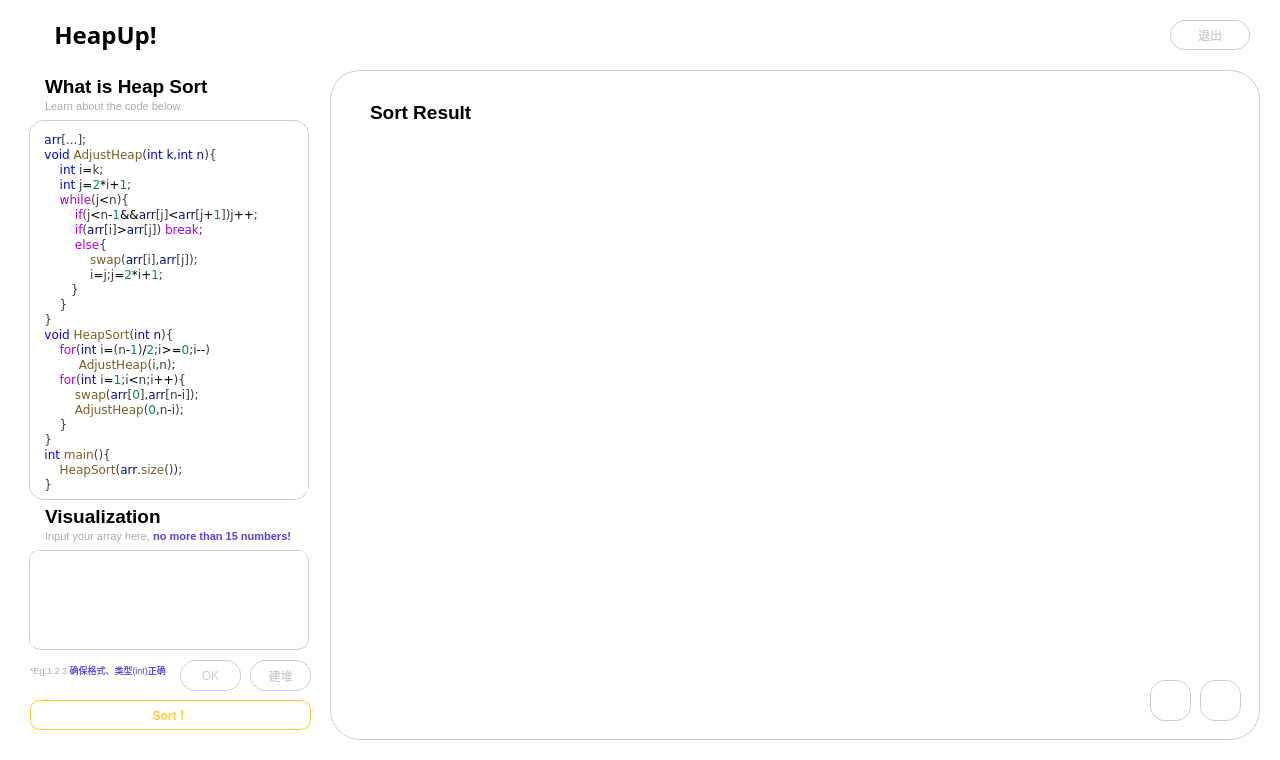
 <widget class="QMainWindow" name="MainWindow">
  <property name="geometry">
   <rect>
    <x>0</x>
    <y>0</y>
    <width>1280</width>
    <height>760</height>
   </rect>
  </property>
  <property name="windowTitle">
   <string>MainWindow</string>
  </property>
  <property name="styleSheet">
   <string notr="true">QWidge{
	background-color: white;
	border:1px solid #cccccc;
}</string>
  </property>
  <widget class="QWidget" name="centralwidget">
   <widget class="QGraphicsView" name="graphicsView">
    <property name="geometry">
     <rect>
      <x>330</x>
      <y>70</y>
      <width>930</width>
      <height>670</height>
     </rect>
    </property>
    <property name="styleSheet">
     <string notr="true">QGraphicsView{
	border:1px solid #cccccc;
	border-radius:30px;
	background-color:white;
}
QGraphicsView:hover{
	border:1px solid #ffcc33;
}
</string>
    </property>
   </widget>
   <widget class="QWidget" name="titlebar" native="true">
    <property name="geometry">
     <rect>
      <x>0</x>
      <y>0</y>
      <width>1280</width>
      <height>760</height>
     </rect>
    </property>
    <property name="styleSheet">
     <string notr="true">border:none;
background-color:white;</string>
    </property>
    <widget class="QPushButton" name="exitButton">
     <property name="geometry">
      <rect>
       <x>1170</x>
       <y>20</y>
       <width>80</width>
       <height>30</height>
      </rect>
     </property>
     <property name="styleSheet">
      <string notr="true">QPushButton#exitButton {
    background-color: white; 
    border: 1px solid #cccccc;
    border-radius: 15px; 
    color: #cccccc; 
    padding: 5px; 
    font-size: 12px; 
}

QPushButton#exitButton:hover {
    background-color: white; 
	color:#ffcc33;
	border-color:#ffcc33;
}

QPushButton#exitButton:pressed {
    background-color: #E6B82E; /* 按钮被按下时的背景色 */
	color:#cccccc;
	border-color:#E6B82E;
}</string>
     </property>
     <property name="text">
      <string>退出</string>
     </property>
    </widget>
    <widget class="QLabel" name="label">
     <property name="geometry">
      <rect>
       <x>20</x>
       <y>0</y>
       <width>171</width>
       <height>71</height>
      </rect>
     </property>
     <property name="font">
      <font>
       <family>Arial Black</family>
       <pointsize>24</pointsize>
       <bold>true</bold>
      </font>
     </property>
     <property name="text">
      <string>&lt;html&gt;&lt;head/&gt;&lt;body&gt;&lt;p align=&quot;center&quot;&gt;&lt;span style=&quot; font-size:18pt; color:#000000;&quot;&gt;HeapUp!&lt;/span&gt;&lt;/p&gt;&lt;/body&gt;&lt;/html&gt;</string>
     </property>
    </widget>
    <widget class="QPushButton" name="profileButton">
     <property name="geometry">
      <rect>
       <x>20</x>
       <y>20</y>
       <width>30</width>
       <height>30</height>
      </rect>
     </property>
     <property name="styleSheet">
      <string notr="true">QPushButton{
background-color:transparent;
border:none;
icon:url(&quot;:/icon/icon/icon_more_normal.png&quot;);
icon-size:20px 20px;
}
QPushButton:hover{
icon:url(&quot;:/icon/icon/icon_more_pressed.png&quot;);
icon-size:20px 20px;
}
QPushButton:pressed{
icon:url(&quot;:/icon/icon/icon_more_pressed.png&quot;);
icon-size:20px 20px;
}</string>
     </property>
     <property name="text">
      <string/>
     </property>
    </widget>
   </widget>
   <widget class="QFrame" name="frame">
    <property name="geometry">
     <rect>
      <x>0</x>
      <y>70</y>
      <width>330</width>
      <height>690</height>
     </rect>
    </property>
    <property name="styleSheet">
     <string notr="true">border:none;
background-color:white;</string>
    </property>
    <property name="frameShape">
     <enum>QFrame::Shape::StyledPanel</enum>
    </property>
    <property name="frameShadow">
     <enum>QFrame::Shadow::Raised</enum>
    </property>
    <widget class="QPlainTextEdit" name="input">
     <property name="geometry">
      <rect>
       <x>29</x>
       <y>480</y>
       <width>280</width>
       <height>100</height>
      </rect>
     </property>
     <property name="styleSheet">
      <string notr="true">QPlainTextEdit{
	border-radius:10px;
	border: 1px groove #cccccc;
	color:black;
	background-color:white;
	padding-left:5px;
	padding-right:5px;
	font:&quot;华文中宋&quot;;
}
QPlainTextEdit:focus{
	border:1px groove #ffcc33;
}
QPlainTextEdit:hover{
	border:1px groove #ffcc33;
	background-color:white;
}</string>
     </property>
    </widget>
    <widget class="QLabel" name="label_4">
     <property name="geometry">
      <rect>
       <x>29</x>
       <y>50</y>
       <width>280</width>
       <height>380</height>
      </rect>
     </property>
     <property name="styleSheet">
      <string notr="true">QLabel{
	border:1px solid #cccccc;
	border-radius:15px;
}
QLabel:hover{
	border:1px solid #ffcc33;
}

</string>
     </property>
     <property name="text">
      <string>&lt;html&gt;&lt;head/&gt;&lt;body&gt;&lt;pre style=&quot; margin-top:0px; margin-bottom:0px; margin-left:0px; margin-right:0px; -qt-block-indent:0; text-indent:0px; line-height:19px; background-color:#ffffff;&quot;&gt;&lt;span style=&quot; font-family:'Consolas','Courier New','monospace'; color:#001080;&quot;&gt;   arr&lt;/span&gt;&lt;span style=&quot; font-family:'Consolas','Courier New','monospace'; color:#3b3b3b;&quot;&gt;[...];&lt;/span&gt;&lt;/pre&gt;&lt;pre style=&quot; margin-top:0px; margin-bottom:0px; margin-left:0px; margin-right:0px; -qt-block-indent:0; text-indent:0px; background-color:#ffffff;&quot;&gt;&lt;span style=&quot; font-family:'Consolas','Courier New','monospace'; color:#0000ff;&quot;&gt;   void &lt;/span&gt;&lt;span style=&quot; font-family:'Consolas','Courier New','monospace'; color:#795e26;&quot;&gt;AdjustHeap&lt;/span&gt;&lt;span style=&quot; font-family:'Consolas','Courier New','monospace'; color:#3b3b3b;&quot;&gt;(&lt;/span&gt;&lt;span style=&quot; font-family:'Consolas','Courier New','monospace'; color:#0000ff;&quot;&gt;int &lt;/span&gt;&lt;span style=&quot; font-family:'Consolas','Courier New','monospace'; color:#001080;&quot;&gt;k&lt;/span&gt;&lt;span style=&quot; font-family:'Consolas','Courier New','monospace'; color:#3b3b3b;&quot;&gt;,&lt;/span&gt;&lt;span style=&quot; font-family:'Consolas','Courier New','monospace'; color:#0000ff;&quot;&gt;int &lt;/span&gt;&lt;span style=&quot; font-family:'Consolas','Courier New','monospace'; color:#001080;&quot;&gt;n&lt;/span&gt;&lt;span style=&quot; font-family:'Consolas','Courier New','monospace'; color:#3b3b3b;&quot;&gt;){&lt;/span&gt;&lt;/pre&gt;&lt;pre style=&quot; margin-top:0px; margin-bottom:0px; margin-left:0px; margin-right:0px; -qt-block-indent:0; text-indent:0px; background-color:#ffffff;&quot;&gt;&lt;span style=&quot; font-family:'Consolas','Courier New','monospace'; color:#0000ff;&quot;&gt;       int&lt;/span&gt;&lt;span style=&quot; font-family:'Consolas','Courier New','monospace'; color:#3b3b3b;&quot;&gt; i&lt;/span&gt;&lt;span style=&quot; font-family:'Consolas','Courier New','monospace'; color:#000000;&quot;&gt;=&lt;/span&gt;&lt;span style=&quot; font-family:'Consolas','Courier New','monospace'; color:#3b3b3b;&quot;&gt;k;&lt;/span&gt;&lt;/pre&gt;&lt;pre style=&quot; margin-top:0px; margin-bottom:0px; margin-left:0px; margin-right:0px; -qt-block-indent:0; text-indent:0px; background-color:#ffffff;&quot;&gt;&lt;span style=&quot; font-family:'Consolas','Courier New','monospace'; color:#0000ff;&quot;&gt;       int&lt;/span&gt;&lt;span style=&quot; font-family:'Consolas','Courier New','monospace'; color:#3b3b3b;&quot;&gt; j&lt;/span&gt;&lt;span style=&quot; font-family:'Consolas','Courier New','monospace'; color:#000000;&quot;&gt;=&lt;/span&gt;&lt;span style=&quot; font-family:'Consolas','Courier New','monospace'; color:#098658;&quot;&gt;2&lt;/span&gt;&lt;span style=&quot; font-family:'Consolas','Courier New','monospace'; color:#000000;&quot;&gt;*&lt;/span&gt;&lt;span style=&quot; font-family:'Consolas','Courier New','monospace'; color:#3b3b3b;&quot;&gt;i&lt;/span&gt;&lt;span style=&quot; font-family:'Consolas','Courier New','monospace'; color:#000000;&quot;&gt;+&lt;/span&gt;&lt;span style=&quot; font-family:'Consolas','Courier New','monospace'; color:#098658;&quot;&gt;1&lt;/span&gt;&lt;span style=&quot; font-family:'Consolas','Courier New','monospace'; color:#3b3b3b;&quot;&gt;;&lt;/span&gt;&lt;/pre&gt;&lt;pre style=&quot; margin-top:0px; margin-bottom:0px; margin-left:0px; margin-right:0px; -qt-block-indent:0; text-indent:0px; background-color:#ffffff;&quot;&gt;&lt;span style=&quot; font-family:'Consolas','Courier New','monospace'; color:#af00db;&quot;&gt;       while&lt;/span&gt;&lt;span style=&quot; font-family:'Consolas','Courier New','monospace'; color:#3b3b3b;&quot;&gt;(j&lt;/span&gt;&lt;span style=&quot; font-family:'Consolas','Courier New','monospace'; color:#000000;&quot;&gt;&amp;lt;&lt;/span&gt;&lt;span style=&quot; font-family:'Consolas','Courier New','monospace'; color:#3b3b3b;&quot;&gt;n){&lt;/span&gt;&lt;/pre&gt;&lt;pre style=&quot; margin-top:0px; margin-bottom:0px; margin-left:0px; margin-right:0px; -qt-block-indent:0; text-indent:0px; background-color:#ffffff;&quot;&gt;&lt;span style=&quot; font-family:'Consolas','Courier New','monospace'; color:#af00db;&quot;&gt;           if&lt;/span&gt;&lt;span style=&quot; font-family:'Consolas','Courier New','monospace'; color:#3b3b3b;&quot;&gt;(j&lt;/span&gt;&lt;span style=&quot; font-family:'Consolas','Courier New','monospace'; color:#000000;&quot;&gt;&amp;lt;&lt;/span&gt;&lt;span style=&quot; font-family:'Consolas','Courier New','monospace'; color:#3b3b3b;&quot;&gt;n&lt;/span&gt;&lt;span style=&quot; font-family:'Consolas','Courier New','monospace'; color:#000000;&quot;&gt;-&lt;/span&gt;&lt;span style=&quot; font-family:'Consolas','Courier New','monospace'; color:#098658;&quot;&gt;1&lt;/span&gt;&lt;span style=&quot; font-family:'Consolas','Courier New','monospace'; color:#000000;&quot;&gt;&amp;amp;&amp;amp;&lt;/span&gt;&lt;span style=&quot; font-family:'Consolas','Courier New','monospace'; color:#001080;&quot;&gt;arr&lt;/span&gt;&lt;span style=&quot; font-family:'Consolas','Courier New','monospace'; color:#3b3b3b;&quot;&gt;[j]&lt;/span&gt;&lt;span style=&quot; font-family:'Consolas','Courier New','monospace'; color:#000000;&quot;&gt;&amp;lt;&lt;/span&gt;&lt;span style=&quot; font-family:'Consolas','Courier New','monospace'; color:#001080;&quot;&gt;arr&lt;/span&gt;&lt;span style=&quot; font-family:'Consolas','Courier New','monospace'; color:#3b3b3b;&quot;&gt;[j&lt;/span&gt;&lt;span style=&quot; font-family:'Consolas','Courier New','monospace'; color:#000000;&quot;&gt;+&lt;/span&gt;&lt;span style=&quot; font-family:'Consolas','Courier New','monospace'; color:#098658;&quot;&gt;1&lt;/span&gt;&lt;span style=&quot; font-family:'Consolas','Courier New','monospace'; color:#3b3b3b;&quot;&gt;])j&lt;/span&gt;&lt;span style=&quot; font-family:'Consolas','Courier New','monospace'; color:#000000;&quot;&gt;++&lt;/span&gt;&lt;span style=&quot; font-family:'Consolas','Courier New','monospace'; color:#3b3b3b;&quot;&gt;;&lt;/span&gt;&lt;/pre&gt;&lt;pre style=&quot; margin-top:0px; margin-bottom:0px; margin-left:0px; margin-right:0px; -qt-block-indent:0; text-indent:0px; background-color:#ffffff;&quot;&gt;&lt;span style=&quot; font-family:'Consolas','Courier New','monospace'; color:#af00db;&quot;&gt;           if&lt;/span&gt;&lt;span style=&quot; font-family:'Consolas','Courier New','monospace'; color:#3b3b3b;&quot;&gt;(&lt;/span&gt;&lt;span style=&quot; font-family:'Consolas','Courier New','monospace'; color:#001080;&quot;&gt;arr&lt;/span&gt;&lt;span style=&quot; font-family:'Consolas','Courier New','monospace'; color:#3b3b3b;&quot;&gt;[i]&lt;/span&gt;&lt;span style=&quot; font-family:'Consolas','Courier New','monospace'; color:#000000;&quot;&gt;&amp;gt;&lt;/span&gt;&lt;span style=&quot; font-family:'Consolas','Courier New','monospace'; color:#001080;&quot;&gt;arr&lt;/span&gt;&lt;span style=&quot; font-family:'Consolas','Courier New','monospace'; color:#3b3b3b;&quot;&gt;[j]) &lt;/span&gt;&lt;span style=&quot; font-family:'Consolas','Courier New','monospace'; color:#af00db;&quot;&gt;break&lt;/span&gt;&lt;span style=&quot; font-family:'Consolas','Courier New','monospace'; color:#3b3b3b;&quot;&gt;;&lt;/span&gt;&lt;/pre&gt;&lt;pre style=&quot; margin-top:0px; margin-bottom:0px; margin-left:0px; margin-right:0px; -qt-block-indent:0; text-indent:0px; background-color:#ffffff;&quot;&gt;&lt;span style=&quot; font-family:'Consolas','Courier New','monospace'; color:#af00db;&quot;&gt;           else&lt;/span&gt;&lt;span style=&quot; font-family:'Consolas','Courier New','monospace'; color:#3b3b3b;&quot;&gt;{&lt;/span&gt;&lt;/pre&gt;&lt;pre style=&quot; margin-top:0px; margin-bottom:0px; margin-left:0px; margin-right:0px; -qt-block-indent:0; text-indent:0px; background-color:#ffffff;&quot;&gt;&lt;span style=&quot; font-family:'Consolas','Courier New','monospace'; color:#795e26;&quot;&gt;               swap&lt;/span&gt;&lt;span style=&quot; font-family:'Consolas','Courier New','monospace'; color:#3b3b3b;&quot;&gt;(&lt;/span&gt;&lt;span style=&quot; font-family:'Consolas','Courier New','monospace'; color:#001080;&quot;&gt;arr&lt;/span&gt;&lt;span style=&quot; font-family:'Consolas','Courier New','monospace'; color:#3b3b3b;&quot;&gt;[i],&lt;/span&gt;&lt;span style=&quot; font-family:'Consolas','Courier New','monospace'; color:#001080;&quot;&gt;arr&lt;/span&gt;&lt;span style=&quot; font-family:'Consolas','Courier New','monospace'; color:#3b3b3b;&quot;&gt;[j]);&lt;/span&gt;&lt;/pre&gt;&lt;pre style=&quot; margin-top:0px; margin-bottom:0px; margin-left:0px; margin-right:0px; -qt-block-indent:0; text-indent:0px; background-color:#ffffff;&quot;&gt;&lt;span style=&quot; font-family:'Consolas','Courier New','monospace'; color:#3b3b3b;&quot;&gt;               i&lt;/span&gt;&lt;span style=&quot; font-family:'Consolas','Courier New','monospace'; color:#000000;&quot;&gt;=&lt;/span&gt;&lt;span style=&quot; font-family:'Consolas','Courier New','monospace'; color:#3b3b3b;&quot;&gt;j;j&lt;/span&gt;&lt;span style=&quot; font-family:'Consolas','Courier New','monospace'; color:#000000;&quot;&gt;=&lt;/span&gt;&lt;span style=&quot; font-family:'Consolas','Courier New','monospace'; color:#098658;&quot;&gt;2&lt;/span&gt;&lt;span style=&quot; font-family:'Consolas','Courier New','monospace'; color:#000000;&quot;&gt;*&lt;/span&gt;&lt;span style=&quot; font-family:'Consolas','Courier New','monospace'; color:#3b3b3b;&quot;&gt;i&lt;/span&gt;&lt;span style=&quot; font-family:'Consolas','Courier New','monospace'; color:#000000;&quot;&gt;+&lt;/span&gt;&lt;span style=&quot; font-family:'Consolas','Courier New','monospace'; color:#098658;&quot;&gt;1&lt;/span&gt;&lt;span style=&quot; font-family:'Consolas','Courier New','monospace'; color:#3b3b3b;&quot;&gt;;&lt;/span&gt;&lt;/pre&gt;&lt;pre style=&quot; margin-top:0px; margin-bottom:0px; margin-left:0px; margin-right:0px; -qt-block-indent:0; text-indent:0px; background-color:#ffffff;&quot;&gt;&lt;span style=&quot; font-family:'Consolas','Courier New','monospace'; color:#3b3b3b;&quot;&gt;          }&lt;/span&gt;&lt;/pre&gt;&lt;pre style=&quot; margin-top:0px; margin-bottom:0px; margin-left:0px; margin-right:0px; -qt-block-indent:0; text-indent:0px; background-color:#ffffff;&quot;&gt;&lt;span style=&quot; font-family:'Consolas','Courier New','monospace'; color:#3b3b3b;&quot;&gt;       }&lt;/span&gt;&lt;/pre&gt;&lt;pre style=&quot; margin-top:0px; margin-bottom:0px; margin-left:0px; margin-right:0px; -qt-block-indent:0; text-indent:0px; background-color:#ffffff;&quot;&gt;&lt;span style=&quot; font-family:'Consolas','Courier New','monospace'; color:#3b3b3b;&quot;&gt;   }&lt;/span&gt;&lt;/pre&gt;&lt;pre style=&quot; margin-top:0px; margin-bottom:0px; margin-left:0px; margin-right:0px; -qt-block-indent:0; text-indent:0px; background-color:#ffffff;&quot;&gt;&lt;span style=&quot; font-family:'Consolas','Courier New','monospace'; color:#0000ff;&quot;&gt;   void &lt;/span&gt;&lt;span style=&quot; font-family:'Consolas','Courier New','monospace'; color:#795e26;&quot;&gt;HeapSort&lt;/span&gt;&lt;span style=&quot; font-family:'Consolas','Courier New','monospace'; color:#3b3b3b;&quot;&gt;(&lt;/span&gt;&lt;span style=&quot; font-family:'Consolas','Courier New','monospace'; color:#0000ff;&quot;&gt;int &lt;/span&gt;&lt;span style=&quot; font-family:'Consolas','Courier New','monospace'; color:#001080;&quot;&gt;n&lt;/span&gt;&lt;span style=&quot; font-family:'Consolas','Courier New','monospace'; color:#3b3b3b;&quot;&gt;){&lt;/span&gt;&lt;/pre&gt;&lt;pre style=&quot; margin-top:0px; margin-bottom:0px; margin-left:0px; margin-right:0px; -qt-block-indent:0; text-indent:0px; background-color:#ffffff;&quot;&gt;&lt;span style=&quot; font-family:'Consolas','Courier New','monospace'; color:#af00db;&quot;&gt;       for&lt;/span&gt;&lt;span style=&quot; font-family:'Consolas','Courier New','monospace'; color:#3b3b3b;&quot;&gt;(&lt;/span&gt;&lt;span style=&quot; font-family:'Consolas','Courier New','monospace'; color:#0000ff;&quot;&gt;int&lt;/span&gt;&lt;span style=&quot; font-family:'Consolas','Courier New','monospace'; color:#3b3b3b;&quot;&gt; i&lt;/span&gt;&lt;span style=&quot; font-family:'Consolas','Courier New','monospace'; color:#000000;&quot;&gt;=&lt;/span&gt;&lt;span style=&quot; font-family:'Consolas','Courier New','monospace'; color:#3b3b3b;&quot;&gt;(n&lt;/span&gt;&lt;span style=&quot; font-family:'Consolas','Courier New','monospace'; color:#000000;&quot;&gt;-&lt;/span&gt;&lt;span style=&quot; font-family:'Consolas','Courier New','monospace'; color:#098658;&quot;&gt;1&lt;/span&gt;&lt;span style=&quot; font-family:'Consolas','Courier New','monospace'; color:#3b3b3b;&quot;&gt;)&lt;/span&gt;&lt;span style=&quot; font-family:'Consolas','Courier New','monospace'; color:#000000;&quot;&gt;/&lt;/span&gt;&lt;span style=&quot; font-family:'Consolas','Courier New','monospace'; color:#098658;&quot;&gt;2&lt;/span&gt;&lt;span style=&quot; font-family:'Consolas','Courier New','monospace'; color:#3b3b3b;&quot;&gt;;i&lt;/span&gt;&lt;span style=&quot; font-family:'Consolas','Courier New','monospace'; color:#000000;&quot;&gt;&amp;gt;=&lt;/span&gt;&lt;span style=&quot; font-family:'Consolas','Courier New','monospace'; color:#098658;&quot;&gt;0&lt;/span&gt;&lt;span style=&quot; font-family:'Consolas','Courier New','monospace'; color:#3b3b3b;&quot;&gt;;i&lt;/span&gt;&lt;span style=&quot; font-family:'Consolas','Courier New','monospace'; color:#000000;&quot;&gt;--&lt;/span&gt;&lt;span style=&quot; font-family:'Consolas','Courier New','monospace'; color:#3b3b3b;&quot;&gt;)&lt;/span&gt;&lt;/pre&gt;&lt;pre style=&quot; margin-top:0px; margin-bottom:0px; margin-left:0px; margin-right:0px; -qt-block-indent:0; text-indent:0px; background-color:#ffffff;&quot;&gt;&lt;span style=&quot; font-family:'Consolas','Courier New','monospace'; color:#795e26;&quot;&gt;            AdjustHeap&lt;/span&gt;&lt;span style=&quot; font-family:'Consolas','Courier New','monospace'; color:#3b3b3b;&quot;&gt;(i,n);&lt;/span&gt;&lt;/pre&gt;&lt;pre style=&quot; margin-top:0px; margin-bottom:0px; margin-left:0px; margin-right:0px; -qt-block-indent:0; text-indent:0px; background-color:#ffffff;&quot;&gt;&lt;span style=&quot; font-family:'Consolas','Courier New','monospace'; color:#af00db;&quot;&gt;       for&lt;/span&gt;&lt;span style=&quot; font-family:'Consolas','Courier New','monospace'; color:#3b3b3b;&quot;&gt;(&lt;/span&gt;&lt;span style=&quot; font-family:'Consolas','Courier New','monospace'; color:#0000ff;&quot;&gt;int&lt;/span&gt;&lt;span style=&quot; font-family:'Consolas','Courier New','monospace'; color:#3b3b3b;&quot;&gt; i&lt;/span&gt;&lt;span style=&quot; font-family:'Consolas','Courier New','monospace'; color:#000000;&quot;&gt;=&lt;/span&gt;&lt;span style=&quot; font-family:'Consolas','Courier New','monospace'; color:#098658;&quot;&gt;1&lt;/span&gt;&lt;span style=&quot; font-family:'Consolas','Courier New','monospace'; color:#3b3b3b;&quot;&gt;;i&lt;/span&gt;&lt;span style=&quot; font-family:'Consolas','Courier New','monospace'; color:#000000;&quot;&gt;&amp;lt;&lt;/span&gt;&lt;span style=&quot; font-family:'Consolas','Courier New','monospace'; color:#3b3b3b;&quot;&gt;n;i&lt;/span&gt;&lt;span style=&quot; font-family:'Consolas','Courier New','monospace'; color:#000000;&quot;&gt;++&lt;/span&gt;&lt;span style=&quot; font-family:'Consolas','Courier New','monospace'; color:#3b3b3b;&quot;&gt;){&lt;/span&gt;&lt;/pre&gt;&lt;pre style=&quot; margin-top:0px; margin-bottom:0px; margin-left:0px; margin-right:0px; -qt-block-indent:0; text-indent:0px; background-color:#ffffff;&quot;&gt;&lt;span style=&quot; font-family:'Consolas','Courier New','monospace'; color:#795e26;&quot;&gt;           swap&lt;/span&gt;&lt;span style=&quot; font-family:'Consolas','Courier New','monospace'; color:#3b3b3b;&quot;&gt;(&lt;/span&gt;&lt;span style=&quot; font-family:'Consolas','Courier New','monospace'; color:#001080;&quot;&gt;arr&lt;/span&gt;&lt;span style=&quot; font-family:'Consolas','Courier New','monospace'; color:#3b3b3b;&quot;&gt;[&lt;/span&gt;&lt;span style=&quot; font-family:'Consolas','Courier New','monospace'; color:#098658;&quot;&gt;0&lt;/span&gt;&lt;span style=&quot; font-family:'Consolas','Courier New','monospace'; color:#3b3b3b;&quot;&gt;],&lt;/span&gt;&lt;span style=&quot; font-family:'Consolas','Courier New','monospace'; color:#001080;&quot;&gt;arr&lt;/span&gt;&lt;span style=&quot; font-family:'Consolas','Courier New','monospace'; color:#3b3b3b;&quot;&gt;[n&lt;/span&gt;&lt;span style=&quot; font-family:'Consolas','Courier New','monospace'; color:#000000;&quot;&gt;-&lt;/span&gt;&lt;span style=&quot; font-family:'Consolas','Courier New','monospace'; color:#3b3b3b;&quot;&gt;i]);&lt;/span&gt;&lt;/pre&gt;&lt;pre style=&quot; margin-top:0px; margin-bottom:0px; margin-left:0px; margin-right:0px; -qt-block-indent:0; text-indent:0px; background-color:#ffffff;&quot;&gt;&lt;span style=&quot; font-family:'Consolas','Courier New','monospace'; color:#795e26;&quot;&gt;           AdjustHeap&lt;/span&gt;&lt;span style=&quot; font-family:'Consolas','Courier New','monospace'; color:#3b3b3b;&quot;&gt;(&lt;/span&gt;&lt;span style=&quot; font-family:'Consolas','Courier New','monospace'; color:#098658;&quot;&gt;0&lt;/span&gt;&lt;span style=&quot; font-family:'Consolas','Courier New','monospace'; color:#3b3b3b;&quot;&gt;,n&lt;/span&gt;&lt;span style=&quot; font-family:'Consolas','Courier New','monospace'; color:#000000;&quot;&gt;-&lt;/span&gt;&lt;span style=&quot; font-family:'Consolas','Courier New','monospace'; color:#3b3b3b;&quot;&gt;i);&lt;/span&gt;&lt;/pre&gt;&lt;pre style=&quot; margin-top:0px; margin-bottom:0px; margin-left:0px; margin-right:0px; -qt-block-indent:0; text-indent:0px; background-color:#ffffff;&quot;&gt;&lt;span style=&quot; font-family:'Consolas','Courier New','monospace'; color:#3b3b3b;&quot;&gt;       }&lt;/span&gt;&lt;/pre&gt;&lt;pre style=&quot; margin-top:0px; margin-bottom:0px; margin-left:0px; margin-right:0px; -qt-block-indent:0; text-indent:0px; background-color:#ffffff;&quot;&gt;&lt;span style=&quot; font-family:'Consolas','Courier New','monospace'; color:#3b3b3b;&quot;&gt;   }&lt;/span&gt;&lt;/pre&gt;&lt;pre style=&quot; margin-top:0px; margin-bottom:0px; margin-left:0px; margin-right:0px; -qt-block-indent:0; text-indent:0px; background-color:#ffffff;&quot;&gt;&lt;span style=&quot; font-family:'Consolas','Courier New','monospace'; color:#0000ff;&quot;&gt;   int &lt;/span&gt;&lt;span style=&quot; font-family:'Consolas','Courier New','monospace'; color:#795e26;&quot;&gt;main&lt;/span&gt;&lt;span style=&quot; font-family:'Consolas','Courier New','monospace'; color:#3b3b3b;&quot;&gt;(){&lt;/span&gt;&lt;/pre&gt;&lt;pre style=&quot; margin-top:0px; margin-bottom:0px; margin-left:0px; margin-right:0px; -qt-block-indent:0; text-indent:0px; background-color:#ffffff;&quot;&gt;&lt;span style=&quot; font-family:'Consolas','Courier New','monospace'; color:#795e26;&quot;&gt;       HeapSort&lt;/span&gt;&lt;span style=&quot; font-family:'Consolas','Courier New','monospace'; color:#3b3b3b;&quot;&gt;(&lt;/span&gt;&lt;span style=&quot; font-family:'Consolas','Courier New','monospace'; color:#001080;&quot;&gt;arr&lt;/span&gt;&lt;span style=&quot; font-family:'Consolas','Courier New','monospace'; color:#3b3b3b;&quot;&gt;.&lt;/span&gt;&lt;span style=&quot; font-family:'Consolas','Courier New','monospace'; color:#795e26;&quot;&gt;size&lt;/span&gt;&lt;span style=&quot; font-family:'Consolas','Courier New','monospace'; color:#3b3b3b;&quot;&gt;());&lt;/span&gt;&lt;/pre&gt;&lt;pre style=&quot; margin-top:0px; margin-bottom:0px; margin-left:0px; margin-right:0px; -qt-block-indent:0; text-indent:0px; background-color:#ffffff;&quot;&gt;&lt;span style=&quot; font-family:'Consolas','Courier New','monospace'; color:#3b3b3b;&quot;&gt;   }&lt;/span&gt;&lt;/pre&gt;&lt;/body&gt;&lt;/html&gt;</string>
     </property>
    </widget>
    <widget class="QLabel" name="label_2">
     <property name="geometry">
      <rect>
       <x>30</x>
       <y>0</y>
       <width>21</width>
       <height>40</height>
      </rect>
     </property>
     <property name="styleSheet">
      <string notr="true">background:transparent;</string>
     </property>
     <property name="text">
      <string>&lt;html&gt;&lt;head/&gt;&lt;body&gt;&lt;p&gt;&lt;img src=&quot;:/icon/icon/icon_title.png&quot;/&gt;&lt;/p&gt;&lt;/body&gt;&lt;/html&gt;</string>
     </property>
    </widget>
    <widget class="QLabel" name="label_3">
     <property name="geometry">
      <rect>
       <x>45</x>
       <y>4</y>
       <width>231</width>
       <height>25</height>
      </rect>
     </property>
     <property name="text">
      <string>&lt;html&gt;&lt;head/&gt;&lt;body&gt;&lt;p&gt;&lt;span style=&quot; font-size:14pt; font-weight:700;&quot;&gt;What is Heap Sort&lt;/span&gt;&lt;/p&gt;&lt;/body&gt;&lt;/html&gt;</string>
     </property>
    </widget>
    <widget class="QLabel" name="label_5">
     <property name="geometry">
      <rect>
       <x>45</x>
       <y>21</y>
       <width>261</width>
       <height>31</height>
      </rect>
     </property>
     <property name="styleSheet">
      <string notr="true">background:transparent;</string>
     </property>
     <property name="text">
      <string>&lt;html&gt;&lt;head/&gt;&lt;body&gt;&lt;p&gt;&lt;span style=&quot; font-size:8pt; color:#ababab;&quot;&gt;Learn about the code below&lt;/span&gt;&lt;/p&gt;&lt;/body&gt;&lt;/html&gt;</string>
     </property>
    </widget>
    <widget class="QLabel" name="label_6">
     <property name="geometry">
      <rect>
       <x>30</x>
       <y>430</y>
       <width>21</width>
       <height>40</height>
      </rect>
     </property>
     <property name="styleSheet">
      <string notr="true">background:transparent;</string>
     </property>
     <property name="text">
      <string>&lt;html&gt;&lt;head/&gt;&lt;body&gt;&lt;p&gt;&lt;img src=&quot;:/icon/icon/icon_title.png&quot;/&gt;&lt;/p&gt;&lt;/body&gt;&lt;/html&gt;</string>
     </property>
    </widget>
    <widget class="QLabel" name="label_7">
     <property name="geometry">
      <rect>
       <x>45</x>
       <y>434</y>
       <width>231</width>
       <height>25</height>
      </rect>
     </property>
     <property name="text">
      <string>&lt;html&gt;&lt;head/&gt;&lt;body&gt;&lt;p&gt;&lt;span style=&quot; font-size:14pt; font-weight:700;&quot;&gt;Visualization&lt;/span&gt;&lt;/p&gt;&lt;/body&gt;&lt;/html&gt;</string>
     </property>
    </widget>
    <widget class="QLabel" name="label_8">
     <property name="geometry">
      <rect>
       <x>45</x>
       <y>451</y>
       <width>271</width>
       <height>31</height>
      </rect>
     </property>
     <property name="styleSheet">
      <string notr="true">background:transparent;</string>
     </property>
     <property name="text">
      <string>&lt;html&gt;&lt;head/&gt;&lt;body&gt;&lt;p&gt;&lt;span style=&quot; font-size:8pt; color:#ababab;&quot;&gt;Input your array here, &lt;/span&gt;&lt;span style=&quot; font-size:8pt; font-weight:700; color:#603be6;&quot;&gt;no more than 15 numbers!&lt;/span&gt;&lt;/p&gt;&lt;/body&gt;&lt;/html&gt;</string>
     </property>
    </widget>
    <widget class="QPushButton" name="InputOKButton">
     <property name="geometry">
      <rect>
       <x>180</x>
       <y>590</y>
       <width>61</width>
       <height>31</height>
      </rect>
     </property>
     <property name="styleSheet">
      <string notr="true">QPushButton{
	border-radius:15px;
	background-color:white;
	border: 1px solid #cccccc;
	color:#cccccc;
	font: 75 12px &quot;Arial Black&quot;;
	font-weight:semi-bold;
}
QPushButton:hover{
	background-color:white;
	border: 1px solid #603be6;
	color:#603BE6;
}
QPushButton:pressed{
	color:#cccccc;
	background-color:#41289C;
	border-color:#41289c;
}</string>
     </property>
     <property name="text">
      <string>OK</string>
     </property>
    </widget>
    <widget class="QPushButton" name="buildheapButton">
     <property name="geometry">
      <rect>
       <x>250</x>
       <y>590</y>
       <width>61</width>
       <height>31</height>
      </rect>
     </property>
     <property name="styleSheet">
      <string notr="true">QPushButton{
	border-radius:15px;
	background-color:white;
	border: 1px solid #cccccc;
	color:#cccccc;
	font: 75 12px &quot;微软雅黑&quot;;
	font-weight:semi-bold;
}
QPushButton:hover{
	background-color:white;
	border: 1px solid #603be6;
	color:#603BE6;
}
QPushButton:pressed{
	color:#cccccc;
	background-color:#41289C;
	border-color:#41289c;
}</string>
     </property>
     <property name="text">
      <string>建堆</string>
     </property>
    </widget>
    <widget class="QLabel" name="label_9">
     <property name="geometry">
      <rect>
       <x>30</x>
       <y>590</y>
       <width>141</width>
       <height>21</height>
      </rect>
     </property>
     <property name="styleSheet">
      <string notr="true">background:transparent;</string>
     </property>
     <property name="text">
      <string>&lt;html&gt;&lt;head/&gt;&lt;body&gt;&lt;p&gt;&lt;span style=&quot; font-size:7pt; color:#ababab;&quot;&gt;*Eg:1 2 3 &lt;/span&gt;&lt;span style=&quot; font-size:7pt; color:#603be6;&quot;&gt;确保格式、类型(int)正确 &lt;/span&gt;&lt;/p&gt;&lt;/body&gt;&lt;/html&gt;</string>
     </property>
    </widget>
    <widget class="QPushButton" name="sortButton">
     <property name="geometry">
      <rect>
       <x>30</x>
       <y>630</y>
       <width>281</width>
       <height>30</height>
      </rect>
     </property>
     <property name="styleSheet">
      <string notr="true">QPushButton{
    background-color: white; 
    border: 1px solid #ffcc33;
    border-radius: 10px; 
    color: #ffcc33; 
    padding: 5px; 
    font-size: 12px; 
	font-weight:bold;
}

QPushButton:hover {
    background-color: #ffcc33; 
	color:white;
	border-color:#ffcc33;
}

QPushButton:pressed {
    background-color: #E6B82E; /* 按钮被按下时的背景色 */
	color:#cccccc;
	border-color:#E6B82E;
}</string>
     </property>
     <property name="text">
      <string>Sort！</string>
     </property>
    </widget>
   </widget>
   <widget class="QLabel" name="label_10">
    <property name="geometry">
     <rect>
      <x>370</x>
      <y>100</y>
      <width>231</width>
      <height>25</height>
     </rect>
    </property>
    <property name="text">
     <string>&lt;html&gt;&lt;head/&gt;&lt;body&gt;&lt;p&gt;&lt;span style=&quot; font-size:14pt; font-weight:700;&quot;&gt;Sort Result&lt;/span&gt;&lt;/p&gt;&lt;/body&gt;&lt;/html&gt;</string>
    </property>
   </widget>
   <widget class="QPushButton" name="play">
    <property name="geometry">
     <rect>
      <x>1150</x>
      <y>680</y>
      <width>41</width>
      <height>41</height>
     </rect>
    </property>
    <property name="styleSheet">
     <string notr="true">QPushButton{
    background-color: white; 
    border: 1px solid #cccccc;
    border-radius: 15px; 
    color: #cccccc; 
    icon:url(&quot;:/icon/icon/icon_play_normal.png&quot;);
	icon-size:24px 24px;
}

QPushButton:hover {
	color:#ffcc33;
	border-color:#ffcc33;
icon:url(&quot;:/icon/icon/icon_play_pressed.png&quot;);
icon-size:24px 24px;
}

QPushButton:pressed {
	color:#ffcc33;
	border-color:#ffcc33;
icon:url(&quot;:/icon/icon/icon_play_pressed.png&quot;);
icon-size:24px 24px;
}</string>
    </property>
    <property name="text">
     <string/>
    </property>
   </widget>
   <widget class="QPushButton" name="pause">
    <property name="geometry">
     <rect>
      <x>1200</x>
      <y>680</y>
      <width>41</width>
      <height>41</height>
     </rect>
    </property>
    <property name="styleSheet">
     <string notr="true">QPushButton{
    background-color: white; 
    border: 1px solid #cccccc;
    border-radius: 15px; 
    color: #cccccc; 
    icon:url(&quot;:/icon/icon/icon_pause_normal.png&quot;);
	icon-size:24px 24px;
}

QPushButton:hover {
	color:#ffcc33;
	border-color:#ffcc33;
	icon:url(&quot;:/icon/icon/icon_pause_pressed.png&quot;);
	icon-size:24px 24px;
}

QPushButton:pressed {
	color:#ffcc33;
	border-color:#ffcc33;
	icon:url(&quot;:/icon/icon/icon_pause_pressed.png&quot;);
	icon-size:24px 24px;
}</string>
    </property>
    <property name="text">
     <string/>
    </property>
   </widget>
   <widget class="QLabel" name="statusicon">
    <property name="geometry">
     <rect>
      <x>800</x>
      <y>390</y>
      <width>41</width>
      <height>41</height>
     </rect>
    </property>
    <property name="text">
     <string/>
    </property>
   </widget>
   <zorder>titlebar</zorder>
   <zorder>graphicsView</zorder>
   <zorder>frame</zorder>
   <zorder>label_10</zorder>
   <zorder>play</zorder>
   <zorder>pause</zorder>
   <zorder>statusicon</zorder>
  </widget>
 </widget>
